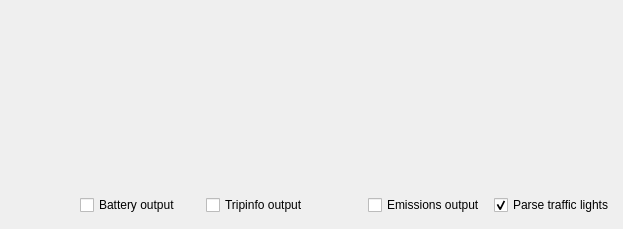
     <widget class="QWidget" name="LayoutOutput">
      <attribute name="title">
       <string>Output</string>
      </attribute>
      <widget class="QCheckBox" name="CheckBoxParseTrafficLights">
       <property name="geometry">
        <rect>
         <x>494</x>
         <y>190</y>
         <width>120</width>
         <height>30</height>
        </rect>
       </property>
       <property name="minimumSize">
        <size>
         <width>120</width>
         <height>30</height>
        </size>
       </property>
       <property name="maximumSize">
        <size>
         <width>120</width>
         <height>30</height>
        </size>
       </property>
       <property name="text">
        <string>Parse traffic lights</string>
       </property>
       <property name="checked">
        <bool>true</bool>
       </property>
      </widget>
      <widget class="QCheckBox" name="CheckBoxTripInfoOutput">
       <property name="geometry">
        <rect>
         <x>206</x>
         <y>190</y>
         <width>120</width>
         <height>30</height>
        </rect>
       </property>
       <property name="minimumSize">
        <size>
         <width>120</width>
         <height>30</height>
        </size>
       </property>
       <property name="maximumSize">
        <size>
         <width>120</width>
         <height>30</height>
        </size>
       </property>
       <property name="text">
        <string>Tripinfo output</string>
       </property>
      </widget>
      <widget class="QCheckBox" name="CheckBoxEmissionsOutput">
       <property name="geometry">
        <rect>
         <x>368</x>
         <y>190</y>
         <width>120</width>
         <height>30</height>
        </rect>
       </property>
       <property name="minimumSize">
        <size>
         <width>120</width>
         <height>30</height>
        </size>
       </property>
       <property name="maximumSize">
        <size>
         <width>120</width>
         <height>30</height>
        </size>
       </property>
       <property name="text">
        <string>Emissions output</string>
       </property>
      </widget>
      <widget class="QCheckBox" name="CheckBoxBatteryOutput">
       <property name="geometry">
        <rect>
         <x>80</x>
         <y>190</y>
         <width>120</width>
         <height>30</height>
        </rect>
       </property>
       <property name="minimumSize">
        <size>
         <width>120</width>
         <height>30</height>
        </size>
       </property>
       <property name="maximumSize">
        <size>
         <width>120</width>
         <height>30</height>
        </size>
       </property>
       <property name="text">
        <string>Battery output</string>
       </property>
      </widget>
     </widget>
